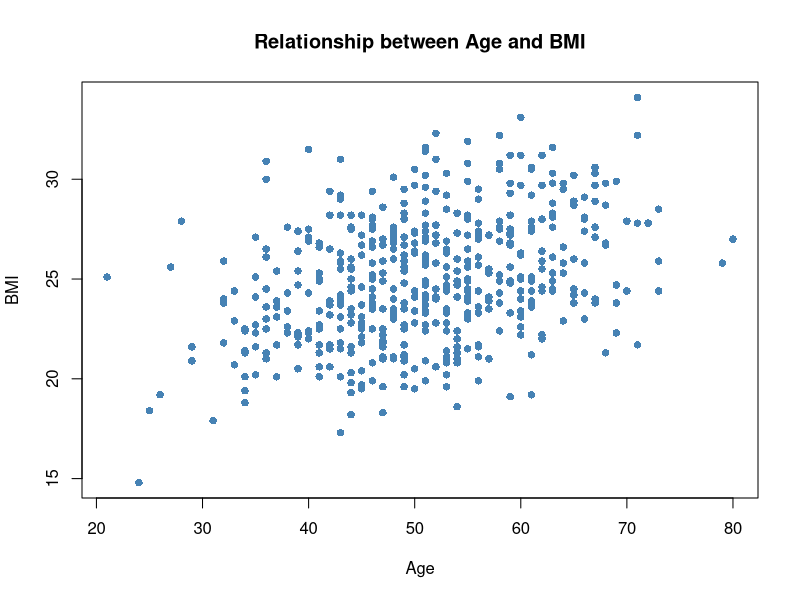

Recreate this plot in R.
# --- Parameters ---
n <- 500  # Change this one value to update the entire dataset

# --- ID Generation ---
# Using %03d works for 500, but %0.0f or dynamic padding is safer for large N
patient_id <- sprintf("p%0*d", nchar(n), 1:n)

# Quick validation
length(patient_id)
head(patient_id)

# --- Age Simulation ---
# 1. Generate the random normal values using n
raw_ages <- rnorm(n, mean = 50, sd = 10)

# 2. Round to the nearest whole number
rounded_ages <- round(raw_ages)

# 3. Constrain to the hard range 20-80
final_ages <- pmin(pmax(rounded_ages, 20), 80)

# --- Verification ---
mean(final_ages)
range(final_ages)
# --- Sex Variable ---
# 1. Define the possible outcomes
sex_options <- c("Male", "Female")

# 2. Sample from options n times with a 50/50 probability
# replace = TRUE allows "Male" or "Female" to be picked more than once
raw_sex <- sample(sex_options, size = n, replace = TRUE, prob = c(0.5, 0.5))

# 3. Convert to a factor (essential for statistical modeling in R)
sex <- factor(raw_sex)

# --- Validation ---
table(sex)  # Shows counts of each
str(sex)    # Shows the internal structure (Factor w/ 2 levels)
# --- BMI Variable (Biological Relationship) ---
# We assume a base BMI of 20, then add 0.1 for every year of age
# plus some random variation (noise) so everyone isn't a perfect line
bmi_mean <- 20 + (0.1 * final_ages)

# Generate BMI using the age-dependent mean
# n is already defined as 500
bmi <- rnorm(n, mean = bmi_mean, sd = 3)

# Round to 1 decimal place (standard for clinical data)
bmi <- round(bmi, 1)

# --- Validation ---
summary(bmi)
# Correlation check: Should be positive (~0.3 to 0.5)
cor(final_ages, bmi) 

# Visualize the relationship
plot(final_ages, bmi, 
     main="Relationship between Age and BMI",
     xlab="Age", ylab="BMI", 
     col="steelblue", pch=16)
